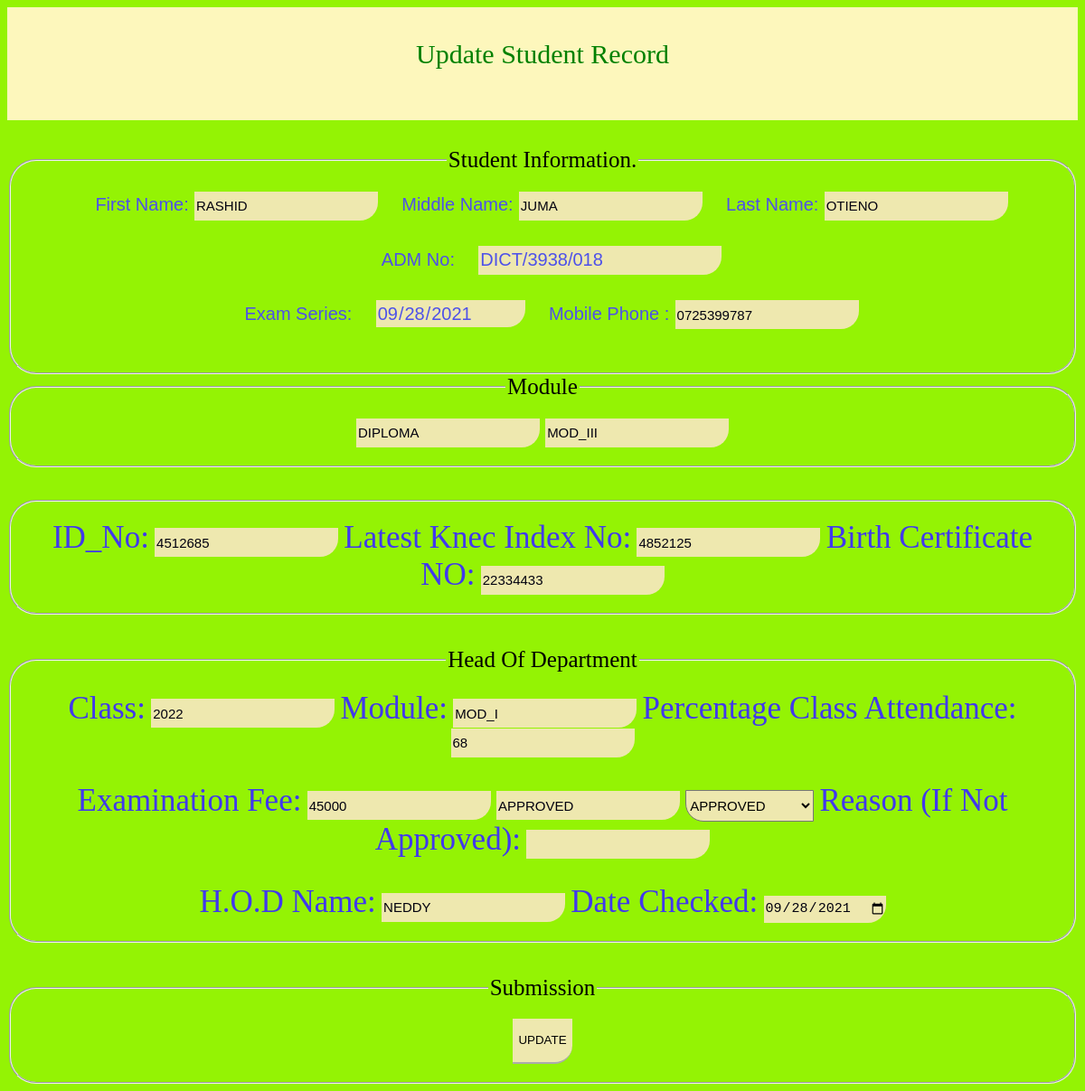
The app's page /appliededit.php?GetID=112 with its own data.
### tables this page shows
CREATE TABLE `tablestudent` (
  `User_ID` int(50) NOT NULL,
  `First_Name` varchar(50) NOT NULL,
  `Middle_Name` varchar(50) NOT NULL,
  `Last_Name` varchar(50) NOT NULL,
  `ADM_No` varchar(50) NOT NULL,
  `Exam_Series` date NOT NULL,
  `Mobile_Phone` varchar(10) NOT NULL,
  `Department` varchar(50) NOT NULL,
  `Module` varchar(50) NOT NULL,
  `Diploma` varchar(50) NOT NULL,
  `ID_No` varchar(50) NOT NULL,
  `Latest_Knec_Slip` varchar(50) NOT NULL,
  `Birth_Cert_No` varchar(50) NOT NULL,
  `Class` varchar(50) NOT NULL,
  `Hod_Module` varchar(5) NOT NULL,
  `Percentage_Class_Attendance` int(3) NOT NULL,
  `Examination_Fee` int(50) NOT NULL,
  `Approved` varchar(20) NOT NULL,
  `Reason_If_Not_Approved` text NOT NULL,
  `Hod_Name` varchar(50) NOT NULL,
  `Period_Checked_By_Hod` date NOT NULL,
  `Fee_Balance` int(50) NOT NULL,
  `Exam_Fee_Paid` int(50) NOT NULL,
  `Exam_Fee_Not_Paid` int(50) NOT NULL,
  `Accountant_Name` varchar(50) NOT NULL,
  `Date_Checked_By_Accountant` date DEFAULT NULL,
  `Index_No` varchar(50) NOT NULL,
  `Photo_No` varchar(50) NOT NULL,
  `Comment_By_Principal` varchar(100) NOT NULL,
  `Signa` varchar(50) NOT NULL,
  `Date_Checked_By_Principal` text NOT NULL
);

### appliededit.php (the view, shortened to what this page needs)
<?php
$con =mysqli_connect("localhost","root","","Kisiwa");
$UserId = $_GET['GetID'];
$query ="SELECT * FROM tablestudent WHERE User_ID='".$UserId."';";
$results =mysqli_query($con,$query);
while($row = mysqli_fetch_assoc($results)){
   $userid =$row['User_ID'];
   $firstname=$row['First_Name'];
   $middlename=$row['Middle_Name'];
   $lastname=$row['Last_Name'];
   $admno=$row['ADM_No'];
   $examseries=$row['Exam_Series'];
   $phoneno=$row['Mobile_Phone'];
   $module=$row['Module'];
   $diploma=$row['Diploma'];
   $idno=$row['ID_No'];
   $knecslip=$row['Latest_Knec_Slip'];
   $birthcertificate=$row['Birth_Cert_No'];
   $class=$row['Class'];
   $hodmodule=$row['Hod_Module'];
   $classattendance=$row['Percentage_Class_Attendance'];
   $examfee=$row['Examination_Fee'];
   $approved=$row['Approved'];
   $reason=$row['Reason_If_Not_Approved'];
   $hodname=$row['Hod_Name'];
   $periodchecked=$row['Period_Checked_By_Hod'];
}
?>
<!DOCTYPE html>
<html lang="en">
<head>
    <link rel="stylesheet" type="text/css" href="student.css">
</head>
<body style="background-color:rgb(148, 243, 4)">
    <div class="Title">
         <p>Update Student Record</p>
    </div>
    <div class="studentname" >
        <form action="appliedupdate.php?ID=<?php echo $userid?>" method="POST" enctype="multipart/form-data">
        <fieldset>
                <legend>Student Information.</legend>
            <label for="fname" class="fname" >First Name:</label>
            <input type="text" id="fname"  name="fname"  readonly class="ffname" value="<?php echo $firstname?>">
            <label for="Mname" class="Mname" >Middle Name:</label>
            <input type="text" id="Mname"  name="mname"   readonly class="mmname" value="<?php echo $middlename?>">
            <label for="Lname" class="Lname" >Last Name:</label>
            <input type="text" id="Lname"  name="lname"  readonly class="llname" value="<?php echo $lastname?>"><br><br>
            <label for="ADM" class="ADM" >ADM No:</label>
            <input type="text" id="ADM"  name="ADM" readonly  class="ADM" value="<?php echo $admno?>" ><br><br>
            <label for="series" class="series" >Exam Series:</label>
            <input type="date" id="series"  name="series" readonly class="series" value="<?php echo $examseries?>">
           <label for="Phone" class="Phone" >Mobile Phone :</label>
            <input type="number" id="Phone"  name="phone"  readonly class="phone"
            value="<?php echo $phoneno?>" ><br><br>
                    </fieldset>
      <fieldset>
            <legend>Module</legend>
            <input type="text" readonly value="<?php echo $module?>" >
            <input type="text" readonly  value="<?php echo $diploma?>">
    </fieldset><br><br>
    <fieldset class="credentials">
        <label for="idno">ID_No:</label>
        <input type="text" name="idno" id="idno" readonly  value="<?php echo $idno?>" >
        <label for="latesKnecslip">Latest Knec Index No:</label>
        <input type="text" name="latestKnecslip" id="latesKnecslip" readonly value="<?php echo $knecslip?>" >
        <label for="birthcertno">Birth Certificate NO:</label>
        <input type="text" name="birthcertno" id="birthcertno" readonly value="<?php echo $birthcertificate?>" >
    </fieldset><br><br>
    <fieldset class="hod">
        <legend>Head Of Department</legend>
        <label for="Class">Class:</label>
        <input type="text" name="Class" id="Class" required value="<?php echo $class?>" >
        <label for="mmodule">Module:</label>
        <input type="text" name="mmodule" id="mmodule"  required value="<?php echo $hodmodule?>">
        <label for="percentage">Percentage Class Attendance:</label>
        <input type="number" name="percentage" id="percentage" required value="<?php echo $classattendance?>"><br><br>
        <label for="examfee">Examination Fee:</label>
        <input type="number" name="examfee" id="examfee" required value="<?php echo $examfee?>">
        <input type="text" value="<?php echo $approved?>" >
        <select name="approved" id="approved" class="approved"  value="<?php echo $approved?>">
            <option value="APPROVED" >APPROVED</option>
        </select>
        <label for="reason">Reason (If Not Approved):</label>
        <input type="text" name="reason"  id="reason"  value="<?php echo $reason?>"><br><br>
        <label for="hodname">H.O.D Name:</label>
        <input type="text" name="hodname" id="hodname" required value="<?php echo $hodname?>">
        <label for="period">Date Checked:</label>
        <input type="date" name="date" id="date" required value="<?php echo $periodchecked?>">
   </fieldset><br><br>
   <fieldset class="submission">
    <legend>Submission</legend>
    <button type="submit" id="submit" name="update" style="color:black" >UPDATE</button><br>
   </fieldset>
</form>
</body>
</html>

### student.css (style rules this page uses)
body { background-color: rgba(148, 243, 4,1.0); }
.Title { color:green; font-size: 30px; font-family: 'Times New Roman', Times, serif; background-color: rgb(253, 247, 188); margin-top: 0px; margin-bottom: 2px; text-align: center; height: 80px; width: auto; padding-top: 5px; padding-bottom: 5px; padding-bottom: 40px; }
.Lname,.Mname,.fname,.series,.Phone,.ADM { font-size: 20px; font-family: Verdana, Geneva, Tahoma, sans-serif; margin-left: 20PX; color: rgb(78, 81, 233); font-weight: 200; }
.studentname { margin-top: 30px; }
input { font-size: 15px; border-bottom: rgb(65, 56, 238); border-top: none; border-left: none; border-right: none; background-color: rgb(238, 232, 175); border-bottom-right-radius:20px; color:rgb(2, 1, 15) ; height: 30PX; border-color: #ffffff; }
fieldset { color: black; text-align: center; font-size: 25px; border-radius: 30px; padding: 20px; }
select { background-color: rgb(238, 232, 175); border-bottom-left-radius:20px; height: 35PX; font-size: 15px; }
label { font-size: 35px; color: rgb(65, 56, 238) ; }
legend { text-align: center; }
button { border-top: none; border-left: none; border-right: none; background-color: rgb(238, 232, 175); border-bottom-right-radius:20px; color:rgb(0, 0, 2) ; height: 50PX; border-color: #ffffff; margin-left: auto; }

### records on screen
tablestudent: fname "RASHID", mname "JUMA", lname "OTIENO", ADM "DICT/3938/018", series "09/28/2021", phone "0725399787", Module "DIPLOMA", Diploma "MOD_III", idno "4512685", latestKnecslip "4852125", birthcertno "22334433", Class "2022", mmodule "MOD_I", percentage "68", examfee "45000", Approved "APPROVED", approved "APPROVED", hodname "NEDDY", date "09/28/2021"
